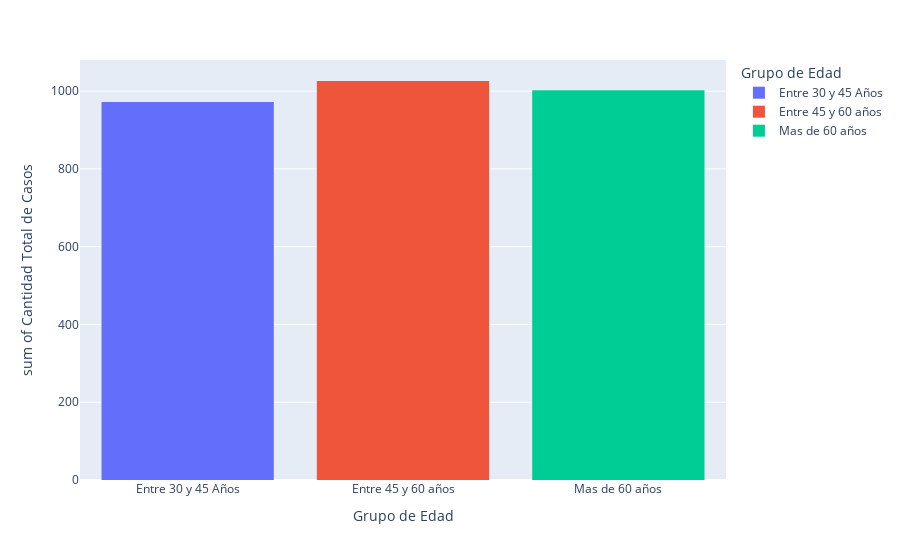

This figure's notebook cell:
### Code cell
edad_30_47 = data[(data['AGE'] >= 30) & (data['AGE'] < 47)] & (data['SMOKING'] == 1) & (data['LUNG_CANCER'] == 1)
edad_47_64 = data[(data['AGE'] >= 47) & (data['AGE'] < 64)] & (data['SMOKING'] == 1) & (data['LUNG_CANCER'] == 1)
edad_64_81 = data[(data['AGE'] >= 64) & (data['AGE'] < 82)] & (data['SMOKING'] == 1) & (data['LUNG_CANCER'] == 1)
totals_data = {'Grupo de Edad': ['Entre 30 y 45 Años', 'Entre 45 y 60 años', 'Mas de 60 años'],
               'Cantidad Total de Casos': [len(edad_30_47), len(edad_47_64), len(edad_64_81)]}

totals_df = pd.DataFrame(data=totals_data)

fig = px.histogram(totals_df, x='Grupo de Edad', y='Cantidad Total de Casos', color='Grupo de Edad', 
             labels={'Cantidad Total de Casos': 'Cantidad Total de Casos'})

fig.show()

### Figure 1 — Plotly figure (JSON) as saved in the notebook; plotly's stock layout.template omitted (floating-point values rounded to 4 significant figures)
{"data": [{"alignmentgroup": "True", "bingroup": "x", "histfunc": "sum", "hovertemplate": "Grupo de Edad=%{x}<br>sum of Cantidad Total de Casos=%{y}<extra></extra>", "legendgroup": "Entre 30 y 45 Años", "marker": {"color": "#636efa", "pattern": {"shape": ""}}, "name": "Entre 30 y 45 Años", "offsetgroup": "Entre 30 y 45 Años", "orientation": "v", "showlegend": true, "type": "histogram", "x": ["Entre 30 y 45 Años"], "xaxis": "x", "y": [972], "yaxis": "y"}, {"alignmentgroup": "True", "bingroup": "x", "histfunc": "sum", "hovertemplate": "Grupo de Edad=%{x}<br>sum of Cantidad Total de Casos=%{y}<extra></extra>", "legendgroup": "Entre 45 y 60 años", "marker": {"color": "#EF553B", "pattern": {"shape": ""}}, "name": "Entre 45 y 60 años", "offsetgroup": "Entre 45 y 60 años", "orientation": "v", "showlegend": true, "type": "histogram", "x": ["Entre 45 y 60 años"], "xaxis": "x", "y": [1026], "yaxis": "y"}, {"alignmentgroup": "True", "bingroup": "x", "histfunc": "sum", "hovertemplate": "Grupo de Edad=%{x}<br>sum of Cantidad Total de Casos=%{y}<extra></extra>", "legendgroup": "Mas de 60 años", "marker": {"color": "#00cc96", "pattern": {"shape": ""}}, "name": "Mas de 60 años", "offsetgroup": "Mas de 60 años", "orientation": "v", "showlegend": true, "type": "histogram", "x": ["Mas de 60 años"], "xaxis": "x", "y": [1002], "yaxis": "y"}], "layout": {"autosize": true, "barmode": "relative", "legend": {"title": {"text": "Grupo de Edad"}, "tracegroupgap": 0}, "margin": {"t": 60}, "xaxis": {"anchor": "y", "autorange": true, "categoryarray": ["Entre 30 y 45 Años", "Entre 45 y 60 años", "Mas de 60 años"], "categoryorder": "array", "domain": [0, 1], "range": [-0.5, 2.5], "title": {"text": "Grupo de Edad"}, "type": "category"}, "yaxis": {"anchor": "x", "autorange": true, "domain": [0, 1], "range": [0, 1080], "title": {"text": "sum of Cantidad Total de Casos"}, "type": "linear"}}}
